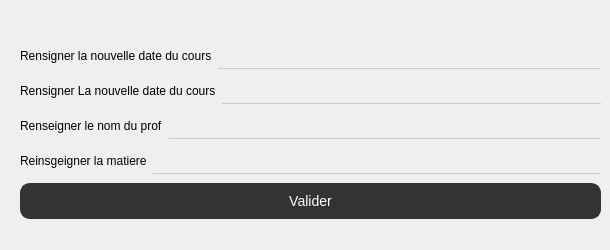
      <widget class="QWidget" name="Rattrapagecours">
       <widget class="QWidget" name="widget_6" native="true">
        <property name="geometry">
         <rect>
          <x>20</x>
          <y>30</y>
          <width>581</width>
          <height>211</height>
         </rect>
        </property>
        <widget class="QWidget" name="">
         <property name="geometry">
          <rect>
           <x>0</x>
           <y>10</y>
           <width>581</width>
           <height>185</height>
          </rect>
         </property>
         <layout class="QVBoxLayout" name="verticalLayout_7">
          <item>
           <layout class="QHBoxLayout" name="horizontalLayout_25">
            <item>
             <widget class="QLabel" name="label_32">
              <property name="text">
               <string>Rensigner la nouvelle date du cours</string>
              </property>
             </widget>
            </item>
            <item>
             <widget class="QLineEdit" name="lineEdit_17">
              <property name="maximumSize">
               <size>
                <width>16777215</width>
                <height>16777215</height>
               </size>
              </property>
              <property name="baseSize">
               <size>
                <width>0</width>
                <height>0</height>
               </size>
              </property>
              <property name="styleSheet">
               <string notr="true">/* Style de base pour le QLineEdit */
QLineEdit {
    background-color: transparent; /* Fond transparent */
    border: none; /* Pas de bordure par défaut */
    border-bottom: 1px solid #CCCCCC; /* Bordure en bas seulement */
    padding: 2px; /* Espacement du texte à l'intérieur */
    font-size: 16px; /* Taille de la police */
    color: #333333; /* Couleur du texte */
}

/* Changement de style au survol */
QLineEdit:hover {
    border-bottom-color: #AAAAAA; /* Couleur de la bordure en bas au survol */
}

/* Changement de style lorsqu'il est actif/focus */
QLineEdit:focus {
    border-bottom-color: #007ACC; /* Couleur de la bordure en bas lorsqu'il est actif */
}
	
</string>
              </property>
              <property name="readOnly">
               <bool>false</bool>
              </property>
             </widget>
            </item>
           </layout>
          </item>
          <item>
           <layout class="QHBoxLayout" name="horizontalLayout_20">
            <item>
             <widget class="QLabel" name="label_31">
              <property name="text">
               <string>Rensigner La nouvelle date du cours</string>
              </property>
             </widget>
            </item>
            <item>
             <widget class="QLineEdit" name="lineEdit_16">
              <property name="maximumSize">
               <size>
                <width>16777215</width>
                <height>16777215</height>
               </size>
              </property>
              <property name="baseSize">
               <size>
                <width>0</width>
                <height>0</height>
               </size>
              </property>
              <property name="styleSheet">
               <string notr="true">/* Style de base pour le QLineEdit */
QLineEdit {
    background-color: transparent; /* Fond transparent */
    border: none; /* Pas de bordure par défaut */
    border-bottom: 1px solid #CCCCCC; /* Bordure en bas seulement */
    padding: 2px; /* Espacement du texte à l'intérieur */
    font-size: 16px; /* Taille de la police */
    color: #333333; /* Couleur du texte */
}

/* Changement de style au survol */
QLineEdit:hover {
    border-bottom-color: #AAAAAA; /* Couleur de la bordure en bas au survol */
}

/* Changement de style lorsqu'il est actif/focus */
QLineEdit:focus {
    border-bottom-color: #007ACC; /* Couleur de la bordure en bas lorsqu'il est actif */
}
	</string>
              </property>
              <property name="readOnly">
               <bool>false</bool>
              </property>
             </widget>
            </item>
           </layout>
          </item>
          <item>
           <layout class="QHBoxLayout" name="horizontalLayout_18">
            <item>
             <widget class="QLabel" name="label_29">
              <property name="text">
               <string>Renseigner le nom du prof</string>
              </property>
             </widget>
            </item>
            <item>
             <widget class="QLineEdit" name="lineEdit_14">
              <property name="maximumSize">
               <size>
                <width>16777215</width>
                <height>16777215</height>
               </size>
              </property>
              <property name="baseSize">
               <size>
                <width>0</width>
                <height>0</height>
               </size>
              </property>
              <property name="styleSheet">
               <string notr="true">/* Style de base pour le QLineEdit */
QLineEdit {
    background-color: transparent; /* Fond transparent */
    border: none; /* Pas de bordure par défaut */
    border-bottom: 1px solid #CCCCCC; /* Bordure en bas seulement */
    padding: 2px; /* Espacement du texte à l'intérieur */
    font-size: 16px; /* Taille de la police */
    color: #333333; /* Couleur du texte */
}

/* Changement de style au survol */
QLineEdit:hover {
    border-bottom-color: #AAAAAA; /* Couleur de la bordure en bas au survol */
}

/* Changement de style lorsqu'il est actif/focus */
QLineEdit:focus {
    border-bottom-color: #007ACC; /* Couleur de la bordure en bas lorsqu'il est actif */
}
	</string>
              </property>
              <property name="readOnly">
               <bool>false</bool>
              </property>
             </widget>
            </item>
           </layout>
          </item>
          <item>
           <layout class="QHBoxLayout" name="horizontalLayout_19">
            <item>
             <widget class="QLabel" name="label_30">
              <property name="text">
               <string>Reinsgeigner la matiere</string>
              </property>
             </widget>
            </item>
            <item>
             <widget class="QLineEdit" name="lineEdit_15">
              <property name="styleSheet">
               <string notr="true">/* Style de base pour le QLineEdit */
QLineEdit {
    background-color: transparent; /* Fond transparent */
    border: none; /* Pas de bordure par défaut */
    border-bottom: 1px solid #CCCCCC; /* Bordure en bas seulement */
    padding: 2px; /* Espacement du texte à l'intérieur */
    font-size: 16px; /* Taille de la police */
    color: #333333; /* Couleur du texte */
}

/* Changement de style au survol */
QLineEdit:hover {
    border-bottom-color: #AAAAAA; /* Couleur de la bordure en bas au survol */
}

/* Changement de style lorsqu'il est actif/focus */
QLineEdit:focus {
    border-bottom-color: #007ACC; /* Couleur de la bordure en bas lorsqu'il est actif */
}
	</string>
              </property>
             </widget>
            </item>
           </layout>
          </item>
          <item>
           <widget class="QPushButton" name="btn_rattrapage">
            <property name="styleSheet">
             <string notr="true">QPushButton {
    background-color: #333333; 
    color: #FFFFFF; 
    border: 2px solid #333333; /* Bordure */
    border-radius: 10px; 
    padding: 8px 16px;
    font-size: 14px; 
}

/* Changement de style au survol */
QPushButton:hover {
    background-color: #555555;
    border-color: #555555; 
}

/* Changement de style lorsqu'on clique */
QPushButton:pressed {
    background-color: #222222; /* Couleur de fond lors du clic */
    border-color: #222222; /* Bordure lors du clic */
    color: #CCCCCC; /* Couleur du texte lors du clic */
}
</string>
            </property>
            <property name="text">
             <string>Valider</string>
            </property>
           </widget>
          </item>
         </layout>
        </widget>
       </widget>
      </widget>
